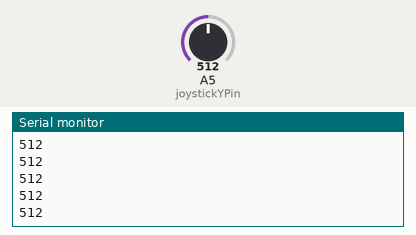
This sketch was run on a simulated Arduino Uno, built with avr-gcc and run on an emulated ATmega328P. On the bench: the last lines printed to the serial monitor. Inputs (shaded band) come from the test bench; at power-on: A5 (joystickYPin) = 512.

Above: at 1.2 s.
1.3 s: A5 (joystickYPin) set to 716
At 1.8 s:
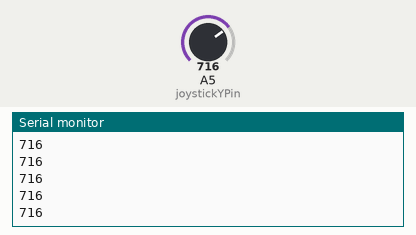
2.8 s: A5 (joystickYPin) set to 900
At 3.3 s:
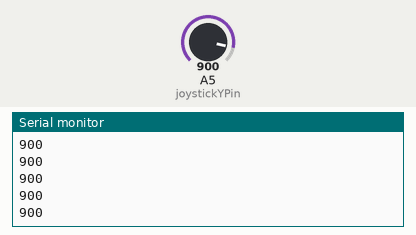
Timing chart, 0 to 5.8 s (numbered marks = the images above; inputs shaded):
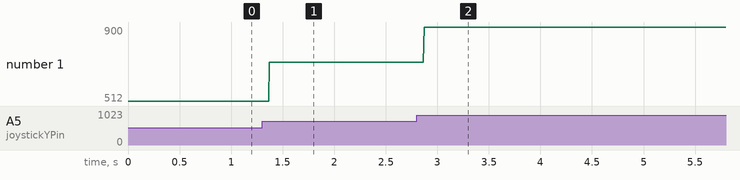

The sketch:

joystickY.ino
```cpp
int joystickYPin = A5;
int joystickYValue = 0;

void setup()
{
  // Déclare la broche de sortie en Y du joystick comme une entrée
  pinMode(joystickYPin, INPUT);
  // Prépare le port USB pour envoyer du texte à l'ordinateur, 9600 bauds
  Serial.begin(9600);
}

void loop()
{
  // Lis la valeur (0 à 1023) du joystick en Y
  joystickYValue = analogRead(joystickYPin);
  // Écris la valeur lue dans la console de l'ordinateur
  Serial.println(joystickYValue);
}
```

Measured:
- after the input at 1.3 s, the serial monitor: prints a new line after 0.07 s (image 1)
- after the input at 2.8 s, the serial monitor: prints a new line after 0.07 s (image 2)
- plotted number 1: 512 → 716 after the input at 1.3 s, 716 → 900 after the input at 2.8 s
